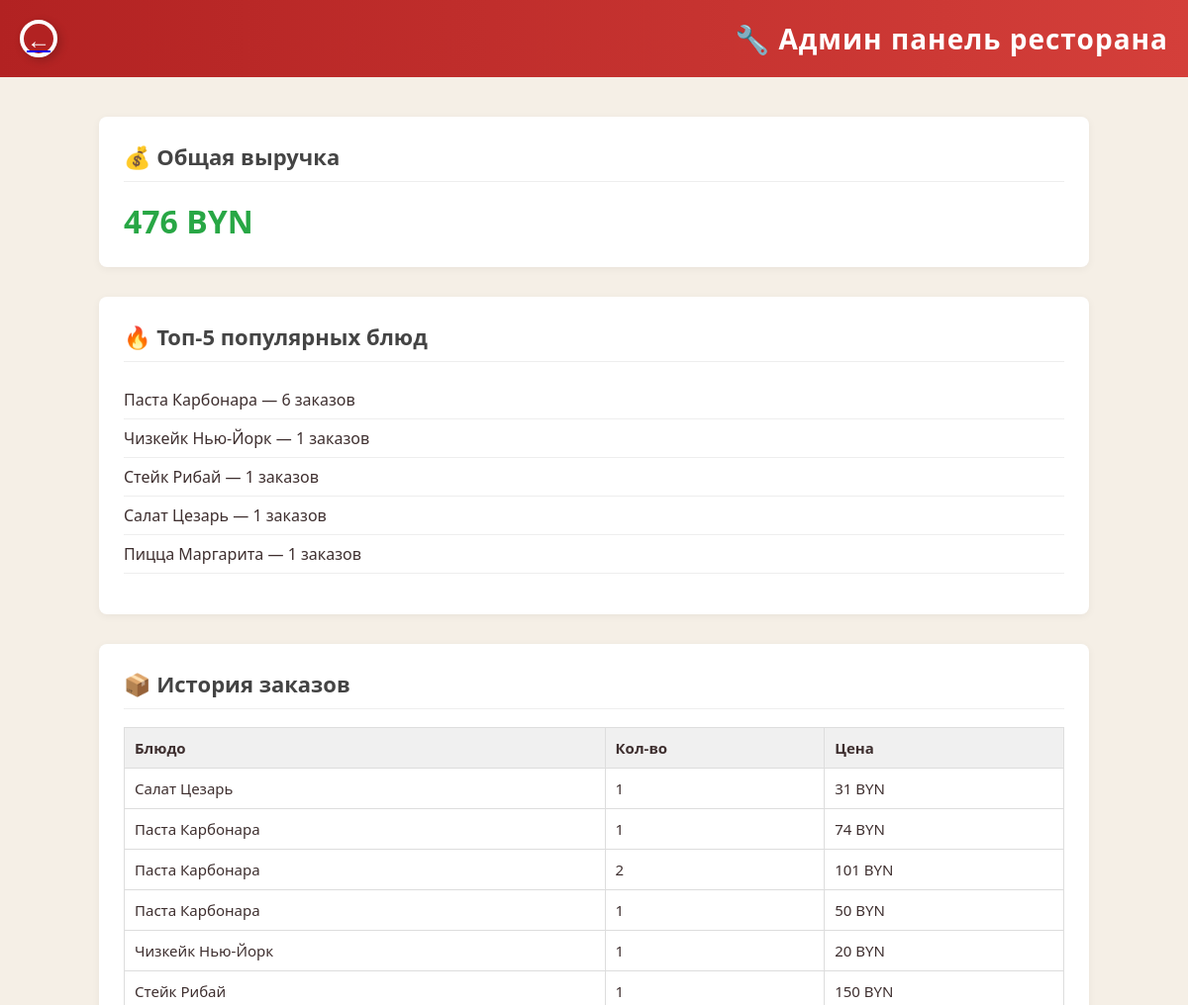
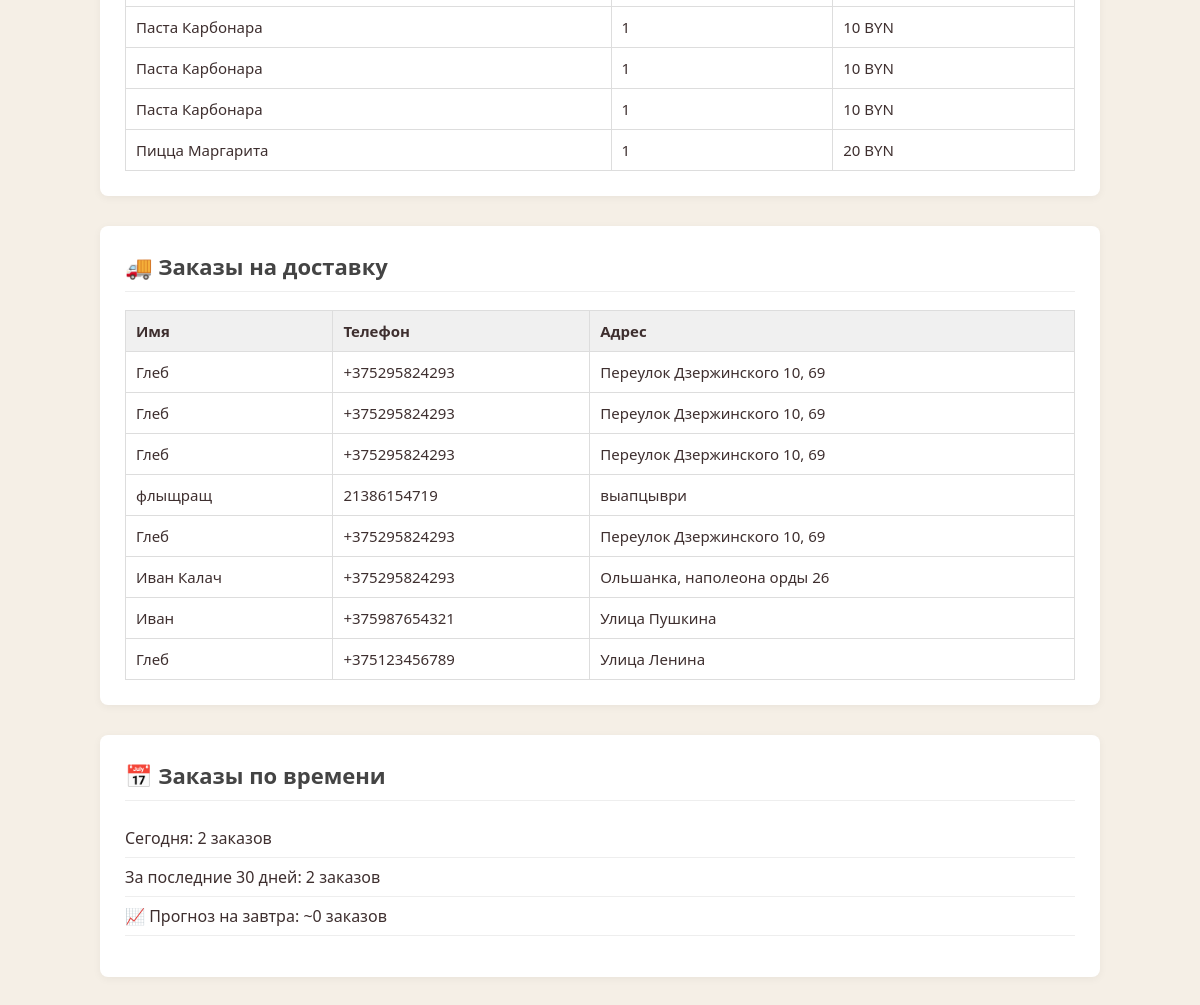
The page /admin on the database its author committed (2 pictures, top to bottom).
### tables this page shows
CREATE TABLE "orders" (
	"id"	INTEGER,
	"dish"	TEXT,
	"quantity"	INTEGER,
	"ingredients"	INTEGER,
	"total_price"	INTEGER,
	"order_time"	DATETIME,
	PRIMARY KEY("id" AUTOINCREMENT)
);

CREATE TABLE "food_order" (
	"id"	INTEGER,
	"name"	TEXT,
	"phone"	TEXT,
	"address"	TEXT,
	PRIMARY KEY("id" AUTOINCREMENT)
);

### main.py (the view)
@app.route('/admin')
def admin():
    conn = sqlite3.connect('food.db')
    cursor = conn.cursor()
    cursor.execute("SELECT dish, quantity, total_price FROM orders ORDER BY id DESC")
    orders = cursor.fetchall()
    cursor.execute("SELECT dish, COUNT(*) as count FROM orders GROUP BY dish ORDER BY count DESC LIMIT 5")
    top_dishes = cursor.fetchall()
    cursor.execute("SELECT SUM(total_price) FROM orders")
    revenue = cursor.fetchone()[0] or 0
    cursor.execute("SELECT name, phone, address FROM food_order ORDER BY id DESC")
    deliveries = cursor.fetchall()
    today = datetime.now().date()
    cursor.execute("SELECT COUNT(*) FROM orders WHERE DATE(order_time) = ?", (today,))
    orders_today = cursor.fetchone()[0]
    month_ago = today - timedelta(days=30)
    cursor.execute("SELECT COUNT(*) FROM orders WHERE DATE(order_time) >= ?", (month_ago,))
    orders_month = cursor.fetchone()[0]
    avg_per_day = orders_month / 30
    forecast_tomorrow = round(avg_per_day)
    conn.close()
    return render_template("admin_panel.html",
                           orders=orders,
                           top_dishes=top_dishes,
                           revenue=revenue,
                           deliveries=deliveries,
                           orders_today = orders_today,
                           orders_month = orders_month,
                           forecast_tomorrow = forecast_tomorrow)

### templates/admin_panel.html (shortened to what this page needs)
<!DOCTYPE html>
<html lang="ru">
<head>
    <link rel="stylesheet" href="{{ url_for('static', filename='css/admin.css') }}">
</head>
<body>
    <header>
        <a href="/" class="back-button"></a>
        <h1 class="page-title">🔧 Админ панель ресторана</h1>
    </header>
    <main class="admin-container">
        <section class="admin-block">
            <h2>💰 Общая выручка</h2>
            <div class="admin-value">{{ revenue }} BYN</div>
        </section>
        <section class="admin-block">
            <h2>🔥 Топ-5 популярных блюд</h2>
            <ul class="admin-list">
                {% for dish, count in top_dishes %}
                    <li>{{ dish }} — {{ count }} заказов</li>
                {% endfor %}
            </ul>
        </section>
        <section class="admin-block">
            <h2>📦 История заказов</h2>
            <table class="admin-table">
                <thead>
                    <tr>
                        <th>Блюдо</th>
                        <th>Кол-во</th>
                        <th>Цена</th>
                    </tr>
                </thead>
                <tbody>
                    {% for dish, quantity, price in orders %}
                        <tr>
                            <td>{{ dish }}</td>
                            <td>{{ quantity }}</td>
                            <td>{{ price }} BYN</td>
                        </tr>
                    {% endfor %}
                </tbody>
            </table>
        </section>
        <section class="admin-block">
            <h2>🚚 Заказы на доставку</h2>
            <table class="admin-table">
                <thead>
                    <tr>
                        <th>Имя</th>
                        <th>Телефон</th>
                        <th>Адрес</th>
                    </tr>
                </thead>
                <tbody>
                    {% for name, phone, address in deliveries %}
                        <tr>
                            <td>{{ name }}</td>
                            <td>{{ phone }}</td>
                            <td>{{ address }}</td>
                        </tr>
                    {% endfor %}
                </tbody>
            </table>
        </section>
        <section class="admin-block">
            <h2>📅 Заказы по времени</h2>
            <ul class="admin-list">
                <li>Сегодня: {{ orders_today }} заказов</li>
                <li>За последние 30 дней: {{ orders_month }} заказов</li>
                <li>📈 Прогноз на завтра: ~{{ forecast_tomorrow }} заказов</li>
            </ul>
        </section>
    </main>
</body>
</html>

### static/css/admin.css (style rules this page uses)
body { font-family: 'Segoe UI', sans-serif; background-color: #f5efe6; color: #3e2f2f; margin: 0; padding: 0; }
header { display: flex; justify-content: space-between; align-items: center; background: linear-gradient(to right, #b22222, #d43f3a); color: white; padding: 20px; }
.page-title { margin: 0; font-size: 28px; letter-spacing: 1px; }
.admin-container { max-width: 1000px; margin: 40px auto; padding: 0 20px; }
.admin-block { background-color: white; border-radius: 8px; padding: 25px; margin-bottom: 30px; box-shadow: 0 2px 8px rgba(0,0,0,0.05); }
.admin-block h2 { margin-top: 0; font-size: 22px; color: #444; border-bottom: 1px solid #eee; padding-bottom: 10px; }
.admin-value { font-size: 32px; font-weight: bold; color: #28a745; margin-top: 10px; }
.admin-list { list-style: none; padding-left: 0; margin-top: 15px; }
.admin-list li { padding: 8px 0; font-size: 16px; border-bottom: 1px solid #eee; }
.admin-table { width: 100%; border-collapse: collapse; margin-top: 15px; }
.admin-table th, .admin-table td { padding: 10px; border: 1px solid #ddd; text-align: left; font-size: 15px; }
.admin-table thead { background-color: #f0f0f0; }
.back-button { width: 30px; height: 30px; background: #b22222 !important; background-color: #b22222; border: 4px solid white; background-clip: padding-box; border-radius: 50%; display: flex; align-items: center; justify-content: center; cursor: pointer; box-shadow: 3px 3px 10px rgba(0, 0, 0, 0.2); transition: 0.3s ease-in-out; }
.back-button::before { content: "←"; font-size: 24px; color: white; font-weight: bold; }

### rows shown on the page
orders: dish "Чизкейк Нью-Йорк", quantity "1", total_price "20"
orders: dish "Стейк Рибай", quantity "1", total_price "150"
orders: dish "Салат Цезарь", count "1", quantity "1", total_price "31"
orders: dish "Пицца Маргарита", quantity "1", total_price "20"
orders: dish "Паста Карбонара", quantity "1", total_price "74"
orders: dish "Паста Карбонара", quantity "2", total_price "101"
orders: dish "Паста Карбонара", quantity "1", total_price "50"
orders: dish "Паста Карбонара", quantity "1", total_price "10"
orders: dish "Паста Карбонара", quantity "1", total_price "10"
orders: dish "Паста Карбонара", quantity "1", total_price "10"
food_order: name "Глеб", phone "+375295824293", address "Переулок Дзержинского 10, 69"
food_order: name "Глеб", phone "+375295824293", address "Переулок Дзержинского 10, 69"
food_order: name "Глеб", phone "+375295824293", address "Переулок Дзержинского 10, 69"
food_order: name "флыщращ", phone "21386154719", address "выапцыври"
food_order: name "Глеб", phone "+375295824293", address "Переулок Дзержинского 10, 69"
food_order: name "Иван Калач", phone "+375295824293", address "Ольшанка, наполеона орды 26"
food_order: name "Иван", phone "+375987654321", address "Улица Пушкина"
food_order: name "Глеб", phone "+375123456789", address "Улица Ленина"

### other values the page prints
{{ revenue }} "476"
{{ dish }} "Паста Карбонара"
{{ count }} "6"
{{ orders_today }} "2"
{{ orders_month }} "2"
{{ forecast_tomorrow }} "0"
